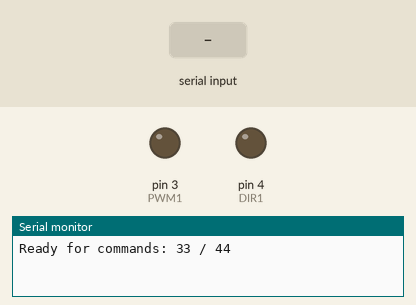
The sketch below on a simulated Arduino Uno, built with avr-gcc and run on an emulated ATmega328P. On the bench: output pins drawn as LEDs (lit = HIGH), the last lines printed to the serial monitor. The inputs (shaded band) are chosen by the test bench.

Above: at 1.2 s.
1.3 s: "44\n" received over Serial
At 2.1 s:
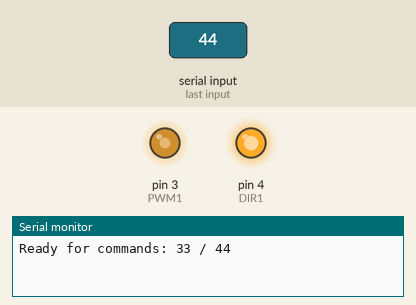
2.8 s: "33\n" received over Serial
At 5.6 s:
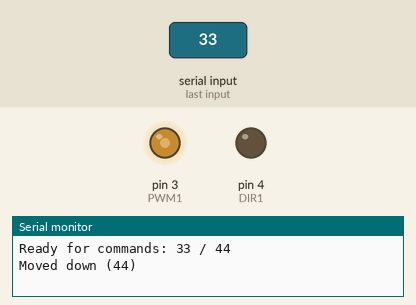
Timing chart, 0 to 9.8 s (numbered marks = the images above; inputs shaded):
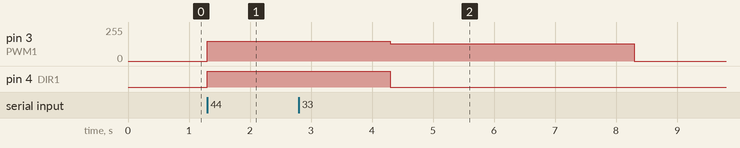

Measured:
- after the input at 1.3 s, pin 3 (PWM1): 0/255 → 150/255 at once; pin 4 (DIR1): LOW → HIGH at once
- after the input at 2.8 s, pin 3 (PWM1): 150/255 → 130/255 after 1.5 s, → 0/255 4.0 s later; pin 4 (DIR1): HIGH → LOW after 1.5 s

The sketch:

lift_arduino.ino
```cpp
int DIR1 = 4;
int PWM1 = 3;

void setup() {
  pinMode(DIR1, OUTPUT);
  pinMode(PWM1, OUTPUT);
  Serial.begin(115200);
  Serial.println("Ready for commands: 33 / 44");
}

void loop() {
  if (Serial.available() > 0) {
    String cmd = Serial.readStringUntil('\n');
    cmd.trim();
    int val = cmd.toInt();  // 문자열 → 정수 변환

    if (val == 44) {
      // 아래로 이동
      digitalWrite(DIR1, HIGH);
      analogWrite(PWM1, 150);
      delay(3000);  // 이동 시간 (Python 노드와 동일)
      analogWrite(PWM1, 0);
      Serial.println("Moved down (44)");

    } else if (val == 33) {
      // 위로 이동
      digitalWrite(DIR1, LOW);
      analogWrite(PWM1, 130);
      delay(4000);  // 이동 시간
      analogWrite(PWM1, 0);
      Serial.println("Moved up (33)");

    } else {
      Serial.println("Unknown command");
    }
  }
}
```
